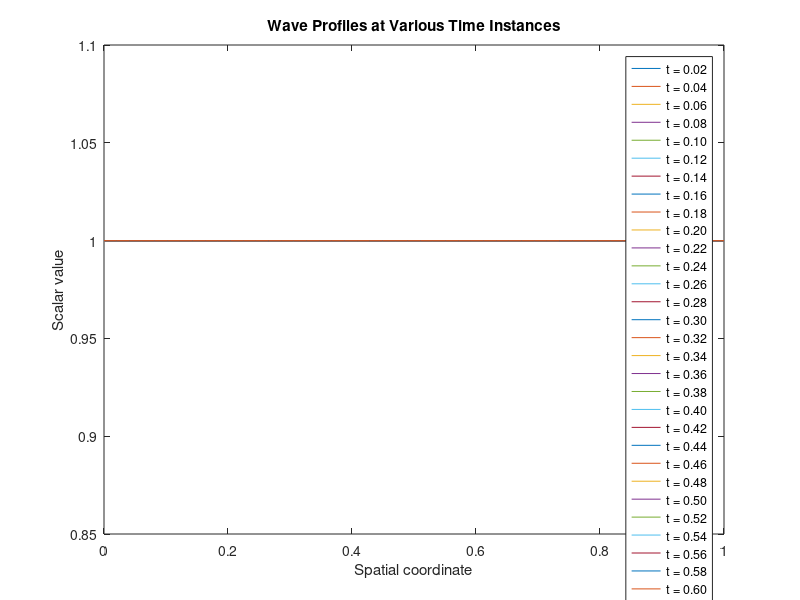

MATLAB code for this plot:
% Parameters
L = 1;                  % Length of the domain
Nx = 50;                % Number of spatial points
dx = L/Nx;              % Spatial step size
CFL = 1;                % Courant number
c = 1;                  % Velocity
dt = CFL*dx/abs(c);     % Time step size
Nt = 100;               % Number of time steps
x = linspace(0, L, Nx); % Spatial grid

% Initial condition (assuming a cosine wave)
u0 = cos(2*pi*x);
u_explicit = u0;

% Initialize a matrix to store wave profiles at different time instances
wave_profiles_explicit = zeros(Nx, Nt);

% Time integration using explicit upwind scheme
for n = 1:Nt
    for i = 2:Nx
        if c > 0
            u_explicit(i) = u_explicit(i) - (c*dt/dx)*(u_explicit(i) - u_explicit(i-1));
        else
            u_explicit(i) = u_explicit(i) - (c*dt/dx)*(u_explicit(i+1) - u_explicit(i));
        end
    end

    % Store the current wave profile
    wave_profiles_explicit(:, n) = u_explicit;
end

% Plot the results
plot(x, wave_profiles_explicit);
xlabel('Spatial coordinate');
ylabel('Scalar value');
title('Wave Profiles at Various Time Instances');
legend(arrayfun(@(n) sprintf('t = %.2f', n*dt), 1:Nt, 'UniformOutput', false));
